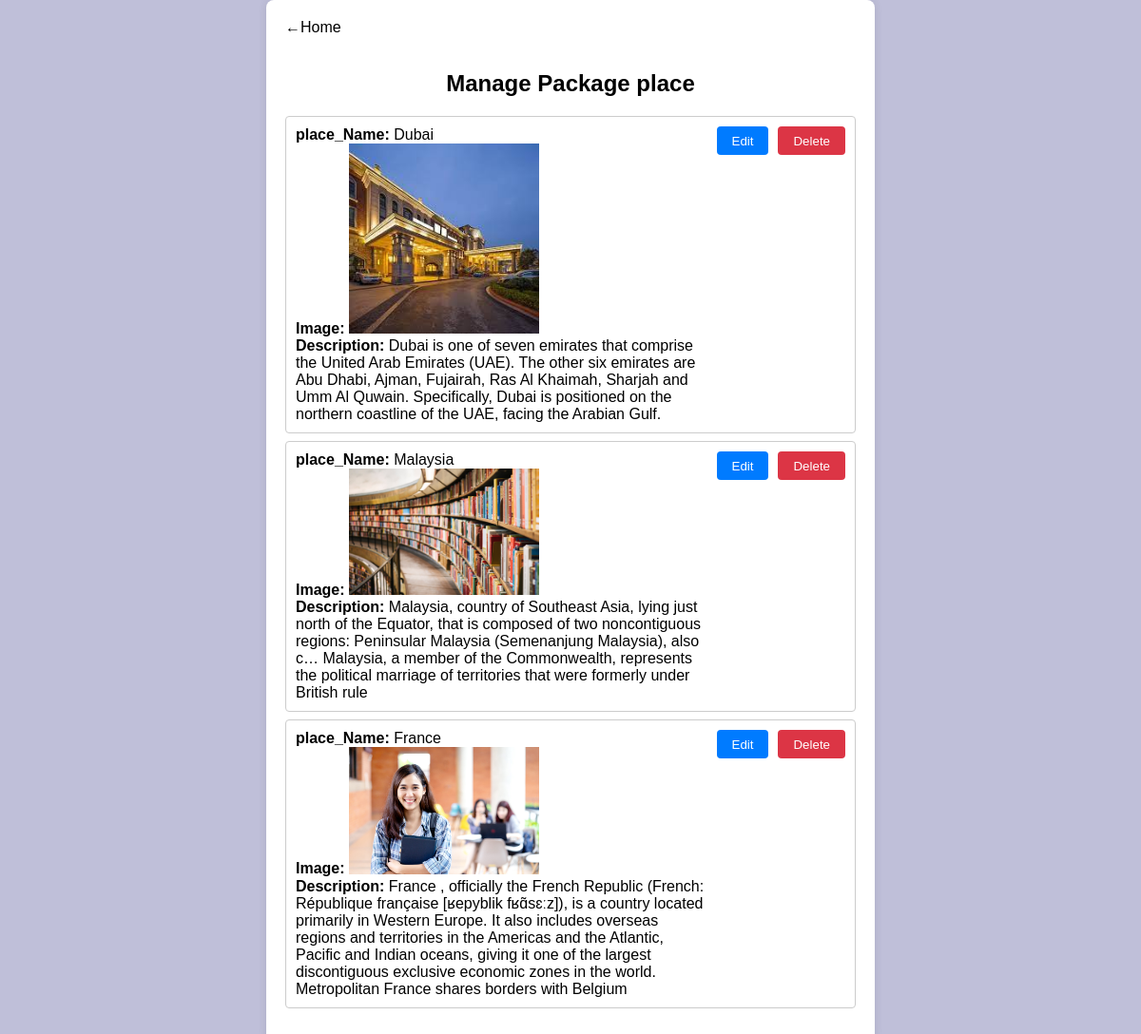
The page /manage_packageplaces/ on the database its author committed.
### Toursapp/models.py (models this page shows, shortened)
class Package_place(models.Model):
    id=models.AutoField(primary_key=True)
    place_name=models.CharField(max_length=250)
    image=models.ImageField(upload_to='images')
    description=models.TextField()

### Toursapp/views.py (the view)
# urls.py: path('manage_packageplaces/', manage_packageplaces, name='manage_packageplace'),
def manage_packageplaces(request):
    packageplaces = Package_place.objects.all()
    return render(request, 'packageplacemanage.html', {'packageplaces': packageplaces})

### templates/packageplacemanage.html (shortened to what this page needs)
<!DOCTYPE html>
<html lang="en">
<head>
</head>
<body>
<form method="post" action="{% url 'manage_packageplace' %}"  enctype="multipart/form-data">
<div class="container">
        <a href="{% url 'admin_panel' %}" class="back-link">&#8592;Home</a>
    <h2>Manage Package place</h2>
    <ul>
        {% for packageplace in packageplaces %}
            <li>
                <div class="info">
                    <div>
                        <strong>place_Name:</strong> {{ packageplace.place_name }}<br>
                        <strong>Image:</strong> <img src="{{packageplace.image.url}}" alt="image" width="200px"><br>
                        <strong>Description:</strong> {{ packageplace.description }}<br>
                    </div>
                    <button class="edit-button"><a href="{% url 'edit_packageplace' packageplace.id %}">Edit</a></button>
                    <button class="delete-button"><a href="{% url 'delete_packageplace' packageplace.id %}">Delete</a></button>
                </div>
            </li>
        {% endfor %}
    </ul>
</div>
</form>
</body>
</html>

### templates/packageplacemanage.html (style rules this page uses)
body { font-family: 'Arial', sans-serif; background-color: #bfbfd9; background-image: url(https://th.bing.com/th/id/OIP.nG2Y-Gt1gjE9nB0e54qO9gHaEI?w=283&h=180&c=7&r=0&o=5&pid=1.7); margin: 0; padding: 0; display: flex; justify-content: center; align-items: center; }
.container { background-color: #ffffff; padding: 20px; border-radius: 8px; box-shadow: 0 0 10px rgba(0, 0, 0, 0.1); width:600px; height:auto; }
h2 { text-align: center; }
ul { list-style-type: none; padding: 0; }
li { border: 1px solid #ccc; border-radius: 4px; margin-bottom: 8px; padding: 10px; background-color: #fff; }
.info { display: flex; justify-content: space-between; }
.edit-button, .delete-button { background-color: #007bff; color: #fff; border: none; padding: 8px 16px; width: 80px; height: 30px; border-radius: 4px; cursor: pointer; margin-left: 10px; }
.delete-button { background-color: #dc3545; }
a { text-decoration:none; color:white; }
.back-link { text-decoration: none; color:black; margin-bottom: 16px; display: inline-block; }

### rows shown on the page
Package_place: place_name "Dubai", image (picture), description "Dubai is one of seven emirates that comprise the United Arab Emirates (UAE). The other six emirates are Abu Dhabi, Ajman, Fujairah, Ras Al Khaimah, Sharjah and Umm Al Quwain. Specifically, Dubai is positioned on the northern coastline of the UAE, facing the Arabian Gulf."
Package_place: place_name "Malaysia", image (picture), description "Malaysia, country of Southeast Asia, lying just north of the Equator, that is composed of two noncontiguous regions: Peninsular Malaysia (Semenanjung Malaysia), also c… Malaysia, a member of the Commonwealth, represents the political marriage of territories that were formerly under British rule"
Package_place: place_name "France", image (picture), description "France , officially the French Republic (French: République française [ʁepyblik fʁɑ̃sɛːz]), is a country located primarily in Western Europe. It also includes overseas regions and territories in the Americas and the Atlantic, Pacific and Indian oceans, giving it one of the largest discontiguous exclusive economic zones in the world. Metropolitan France shares borders with Belgium"
